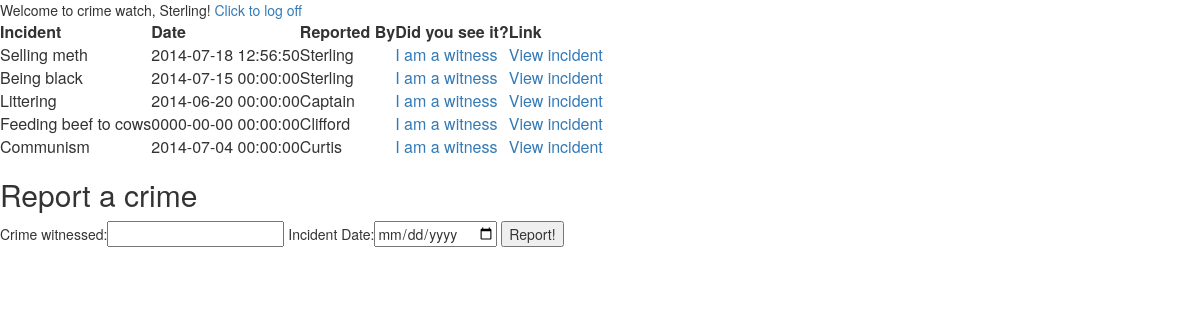
The app's page /main.php (signed in) with its own data.
### tables this page shows
CREATE TABLE `incidents` (
  `id` int(11) NOT NULL AUTO_INCREMENT,
  `name` varchar(45) DEFAULT NULL,
  `created_at` datetime DEFAULT NULL,
  `updated_at` datetime DEFAULT NULL,
  `users_id` int(11) NOT NULL,
  PRIMARY KEY (`id`),
  KEY `fk_incidents_users_idx` (`users_id`)
);

CREATE TABLE `users` (
  `id` int(11) NOT NULL AUTO_INCREMENT,
  `first_name` varchar(45) DEFAULT NULL,
  `last_name` varchar(45) DEFAULT NULL,
  `email` varchar(45) DEFAULT NULL,
  `password` varchar(45) DEFAULT NULL,
  `created_at` datetime DEFAULT NULL,
  `updated_at` datetime DEFAULT NULL,
  PRIMARY KEY (`id`)
);

### new-connection.php (called while the page is built, shortened)
<?php
$connection = new mysqli(DB_HOST, DB_USER, DB_PASS, DB_DATABASE);
function fetch_all($query)
{
	$data = array();
	global $connection;
	$result = $connection->query($query);
	while($row = mysqli_fetch_assoc($result))
	{
		$data[] = $row;
	}
	return $data;
}
?>

### main.php (the view, shortened to what this page needs)
<?php
echo "Welcome to crime watch, {$_SESSION['first_name']}!   ";
echo "<a href='process.php'>Click to log off </a>";
require('new-connection.php');
$query = "SELECT incidents.name, incidents.created_at, users.first_name, incidents.id, users.id as user_id FROM incidents JOIN users WHERE incidents.users_id = users.id;";
$incidents = fetch_all($query);
?>
<html>
<head>
	<link rel="stylesheet" href="http://maxcdn.bootstrapcdn.com/bootstrap/3.2.0/css/bootstrap.min.css">
	<link rel="stylesheet" href="http://maxcdn.bootstrapcdn.com/bootstrap/3.2.0/css/bootstrap-theme.min.css">
</head>
<body>
	<table>
 		<thead>
 			<th>Incident</th>
 			<th>Date</th>
 			<th>Reported By</th>
 			<th>Did you see it?</th>
 			<th>Link</th>
 		</thead>
 		<?php
 			foreach ($incidents as $incident)
 			{
 				echo
 				"<tr>
 					<td>{$incident['name']}</td>
 					<td>{$incident['created_at']}</td>
 					<td>{$incident['first_name']}</td>
 					<td><a href='process.php?action=report&id={$incident['id']}'>I am a witness</a></td>
 					<td><a href='process.php?action=view&id={$incident['id']}'>View incident</a></td>
 				</tr>";
 			}
 		 ?>
 	</table>
 	<h2>Report a crime</h2>
 	<form action='process.php?action=add' method='post'>
 		Crime witnessed:<input type='text' name='incident_name'>
 		Incident Date:<input type='date' name='incident_date'>
 		<input type='submit' value='Report!'>
 	</form>
</body>
</html>

### records on screen
incidents: name "Selling meth", created_at "2014-07-18 12:56:50", users.first_name "Sterling"
incidents: name "Being black", created_at "2014-07-15 00:00:00", users.first_name "Sterling"
incidents: name "Littering", created_at "2014-06-20 00:00:00", users.first_name "Captain"
incidents: name "Feeding beef to cows", created_at "0000-00-00 00:00:00", users.first_name "Clifford"
incidents: name "Communism", created_at "2014-07-04 00:00:00", users.first_name "Curtis"

### other values on screen
$_SESSION['first_name'] "Sterling"
